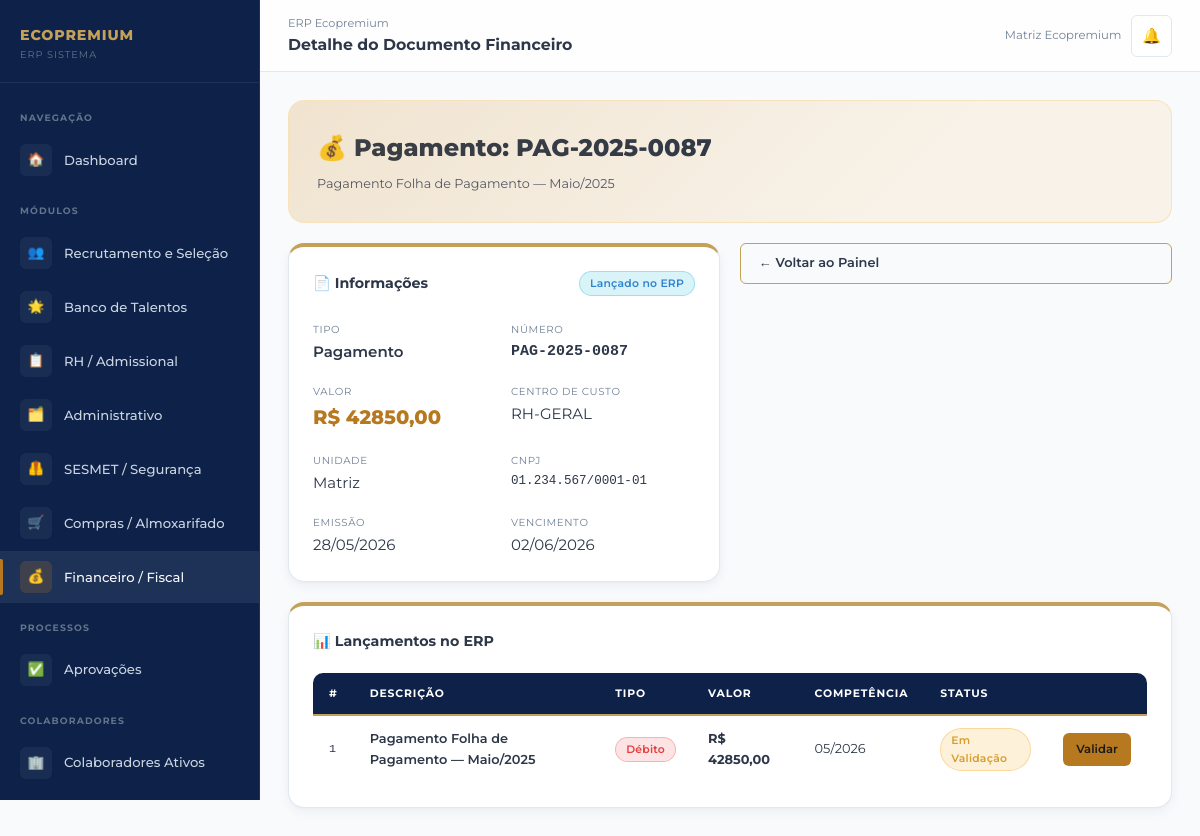
/financeiro/documento/3/ (signed in), run on the app's committed database.
### core/models.py (models this page shows, shortened)
class PerfilUsuario(models.Model):
    PERFIS = [
        ('admin', 'Administrador'),
        ('gestor', 'Gestor'),
        ('rh', 'RH / Departamento Pessoal'),
        ('financeiro', 'Financeiro / Fiscal'),
        ('sesmet', 'SESMET / Segurança do Trabalho'),
        ('compras', 'Compras / Almoxarifado'),
        ('operacional', 'Operacional'),
    ]
    MARCAS = [
        ('eco_premium', 'Eco Premium'),
        ('trip_premium', 'Trip Premium'),
        ('log_premium', 'Log Premium'),
        ('matriz', 'Matriz Ecopremium'),
    ]
    usuario = models.OneToOneField(User, on_delete=models.CASCADE, related_name='perfil')
    perfil = models.CharField(max_length=20, choices=PERFIS, default='operacional')
    marca = models.CharField(max_length=20, choices=MARCAS, default='eco_premium')
    unidade = models.CharField(max_length=100, default='Matriz')
    telefone = models.CharField(max_length=20, blank=True)
    avatar_iniciais = models.CharField(max_length=3, blank=True)
    criado_em = models.DateTimeField(auto_now_add=True)
    class Meta:
        verbose_name = 'Perfil de Usuário'
        verbose_name_plural = 'Perfis de Usuários'

### financeiro/models.py (models this page shows, shortened)
class DocumentoFinanceiro(models.Model):
    TIPOS = [
        ('nota_fiscal', 'Nota Fiscal'),
        ('contrato', 'Contrato'),
        ('reembolso', 'Reembolso'),
        ('pagamento', 'Pagamento'),
        ('faturamento', 'Faturamento'),
        ('recibo', 'Recibo'),
        ('boleto', 'Boleto Bancário'),
    ]
    STATUS = [
        ('recebido', 'Recebido'),
        ('em_auditoria', 'Em Auditoria Interna'),
        ('informacoes_incorretas', 'Informações Incorretas'),
        ('aguardando_correcao', 'Aguardando Correção'),
        ('aprovado_lancamento', 'Aprovado para Lançamento'),
        ('lancado', 'Lançado no ERP'),
        ('arquivado', 'Arquivado'),
    ]
    tipo = models.CharField(max_length=20, choices=TIPOS, verbose_name='Tipo de Documento')
    numero_documento = models.CharField(max_length=50, verbose_name='Número do Documento')
    descricao = models.CharField(max_length=300, verbose_name='Descrição')
    valor = models.DecimalField(max_digits=14, decimal_places=2, verbose_name='Valor (R$)')
    centro_custo = models.CharField(max_length=100, verbose_name='Centro de Custo')
    unidade = models.CharField(max_length=100, verbose_name='Unidade')
    cnpj_emitente = models.CharField(max_length=18, blank=True, verbose_name='CNPJ do Emitente')
    razao_social_emitente = models.CharField(max_length=200, blank=True, verbose_name='Razão Social')
    contratos_vinculados = models.CharField(max_length=200, blank=True, verbose_name='Contratos Vinculados')
    data_emissao = models.DateField(verbose_name='Data de Emissão')
    data_vencimento = models.DateField(null=True, blank=True, verbose_name='Data de Vencimento')
    status = models.CharField(max_length=30, choices=STATUS, default='recebido')
    motivo_rejeicao = models.TextField(blank=True, verbose_name='Motivo da Rejeição')
    recebido_por = models.ForeignKey(User, on_delete=models.SET_NULL, null=True, blank=True,
                                      related_name='documentos_recebidos')
    criado_em = models.DateTimeField(auto_now_add=True)
    atualizado_em = models.DateTimeField(auto_now=True)
    class Meta:
        verbose_name = 'Documento Financeiro'
        verbose_name_plural = 'Documentos Financeiros'
        ordering = ['-criado_em']

class LancamentoERP(models.Model):
    TIPOS = [
        ('debito', 'Débito'),
        ('credito', 'Crédito'),
        ('provisao', 'Provisão'),
        ('estorno', 'Estorno'),
    ]
    STATUS = [
        ('rascunho', 'Rascunho'),
        ('em_validacao', 'Em Validação'),
        ('validado', 'Validado'),
        ('rejeitado', 'Rejeitado — Corrigir'),
        ('finalizado', 'Finalizado no ERP'),
    ]
    documento = models.ForeignKey(DocumentoFinanceiro, on_delete=models.CASCADE,
                                   related_name='lancamentos', verbose_name='Documento de Origem')
    descricao = models.CharField(max_length=300, verbose_name='Descrição do Lançamento')
    tipo = models.CharField(max_length=10, choices=TIPOS, verbose_name='Tipo')
    valor = models.DecimalField(max_digits=14, decimal_places=2, verbose_name='Valor (R$)')
    centro_custo = models.CharField(max_length=100, verbose_name='Centro de Custo')
    competencia = models.DateField(verbose_name='Mês de Competência')
    status = models.CharField(max_length=20, choices=STATUS, default='rascunho')
    lancado_por = models.ForeignKey(User, on_delete=models.SET_NULL, null=True, blank=True,
                                     related_name='lancamentos_efetuados')
    validado_por = models.ForeignKey(User, on_delete=models.SET_NULL, null=True, blank=True,
                                      related_name='lancamentos_validados')
    motivo_rejeicao = models.TextField(blank=True)
    criado_em = models.DateTimeField(auto_now_add=True)
    finalizado_em = models.DateTimeField(null=True, blank=True)
    class Meta:
        verbose_name = 'Lançamento ERP'
        verbose_name_plural = 'Lançamentos ERP'
        ordering = ['-criado_em']

### financeiro/views.py (the view)
# urls.py: path('documento/<int:pk>/', views.detalhe_documento, name='detalhe_documento'),
@login_required
def detalhe_documento(request, pk):
    doc = get_object_or_404(DocumentoFinanceiro, pk=pk)
    return render(request, 'financeiro/detalhe_documento.html', {
        'documento': doc,
        'lancamentos': doc.lancamentos.all(),
    })

### templates/financeiro/detalhe_documento.html (shortened to what this page needs)
{% extends 'base.html' %}
{% block nav_financeiro %}active{% endblock %}
{% block topbar_title %}Detalhe do Documento Financeiro{% endblock %}
{% block content %}
<div class="module-banner mod-banner-6" style="margin-bottom:20px;">
  <div class="mod-title">💰 {{ documento.get_tipo_display }}: {{ documento.numero_documento }}</div>
  <div class="mod-desc">{{ documento.descricao }}</div>
</div>
<div style="display:grid;grid-template-columns:1fr 1fr;gap:20px;">
  <div class="card">
    <div class="card-header">
      <div class="card-title">📄 Informações</div>
      <span class="badge {% if documento.status == 'arquivado' %}badge-success{% elif documento.status == 'informacoes_incorretas' %}badge-danger{% elif documento.status == 'aprovado_lancamento' %}badge-success{% elif documento.status == 'lancado' %}badge-info{% else %}badge-warning{% endif %}">
        {{ documento.get_status_display }}
      </span>
    </div>
    <div style="display:grid;grid-template-columns:1fr 1fr;gap:14px;">
      <div>
        <span style="font-size:0.68rem;color:var(--text-muted);text-transform:uppercase;letter-spacing:.06em;">Tipo</span>
        <div style="font-weight:600;">{{ documento.get_tipo_display }}</div>
      </div>
      <div>
        <span style="font-size:0.68rem;color:var(--text-muted);text-transform:uppercase;letter-spacing:.06em;">Número</span>
        <div style="font-weight:600;font-family:monospace;">{{ documento.numero_documento }}</div>
      </div>
      <div>
        <span style="font-size:0.68rem;color:var(--text-muted);text-transform:uppercase;letter-spacing:.06em;">Valor</span>
        <div style="font-size:1.3rem;font-weight:800;color:var(--mod6-yellow);">R$ {{ documento.valor|floatformat:2 }}</div>
      </div>
      <div>
        <span style="font-size:0.68rem;color:var(--text-muted);text-transform:uppercase;letter-spacing:.06em;">Centro de Custo</span>
        <div>{{ documento.centro_custo }}</div>
      </div>
      <div>
        <span style="font-size:0.68rem;color:var(--text-muted);text-transform:uppercase;letter-spacing:.06em;">Unidade</span>
        <div>{{ documento.unidade }}</div>
      </div>
      <div>
        <span style="font-size:0.68rem;color:var(--text-muted);text-transform:uppercase;letter-spacing:.06em;">CNPJ</span>
        <div style="font-family:monospace;font-size:0.84rem;">{{ documento.cnpj_emitente|default:"—" }}</div>
      </div>
      <div>
        <span style="font-size:0.68rem;color:var(--text-muted);text-transform:uppercase;letter-spacing:.06em;">Emissão</span>
        <div>{{ documento.data_emissao|date:"d/m/Y" }}</div>
      </div>
      <div>
        <span style="font-size:0.68rem;color:var(--text-muted);text-transform:uppercase;letter-spacing:.06em;">Vencimento</span>
        <div>{{ documento.data_vencimento|date:"d/m/Y"|default:"—" }}</div>
      </div>
    </div>
  </div>
  <div style="display:flex;flex-direction:column;gap:16px;">
    <a href="{% url 'painel_financeiro' %}" class="btn btn-outline" style="text-align:center;">← Voltar ao Painel</a>
  </div>
</div>
{% if lancamentos %}
<div class="card" style="margin-top:20px;">
  <div class="card-header">
    <div class="card-title">📊 Lançamentos no ERP</div>
  </div>
  <div class="table-wrap" style="border:none;">
    <table>
      <thead>
        <tr>
          <th>#</th>
          <th>Descrição</th>
          <th>Tipo</th>
          <th>Valor</th>
          <th>Competência</th>
          <th>Status</th>
          <th></th>
        </tr>
      </thead>
      <tbody>
        {% for l in lancamentos %}
        <tr>
          <td style="font-family:monospace;font-size:0.78rem;">{{ l.pk }}</td>
          <td style="font-weight:600;">{{ l.descricao }}</td>
          <td><span class="badge {% if l.tipo == 'debito' %}badge-danger{% elif l.tipo == 'credito' %}badge-success{% else %}badge-info{% endif %}">{{ l.get_tipo_display }}</span></td>
          <td style="font-weight:700;">R$ {{ l.valor|floatformat:2 }}</td>
          <td>{{ l.competencia|date:"m/Y" }}</td>
          <td>
            <span class="badge {% if l.status == 'finalizado' %}badge-success{% elif l.status == 'rejeitado' %}badge-danger{% elif l.status == 'em_validacao' %}badge-warning{% else %}badge-info{% endif %}">
              {{ l.get_status_display }}
            </span>
          </td>
          <td>
            {% if l.status == 'em_validacao' %}
            <a href="{% url 'validar_lancamento' l.pk %}" class="btn btn-sm btn-mod6">Validar</a>
            {% endif %}
          </td>
        </tr>
        {% endfor %}
      </tbody>
    </table>
  </div>
</div>
{% endif %}
{% endblock %}

### templates/base.html (shortened to what this page needs)
{% load static %}
<!DOCTYPE html>
<html lang="pt-BR">
<head>
  <link rel="stylesheet" href="{% static 'css/main.css' %}?v=2">
</head>
<body>
<div class="erp-layout">
  <aside class="sidebar" id="sidebar">
    <div class="sidebar-logo">
      <div class="sidebar-logo-text">
        <div class="brand-name">ECOPREMIUM</div>
        <div class="brand-sub">ERP Sistema</div>
      </div>
    </div>
    <nav class="sidebar-nav">
      <div class="nav-section-label">Navegação</div>
      <a href="{% url 'dashboard' %}" class="nav-item {% block nav_dashboard %}{% endblock %}">
        <span class="nav-icon">🏠</span>
        Dashboard
      </a>
      <div class="nav-section-label">Módulos</div>
      <a href="{% url 'lista_vagas' %}" class="nav-item mod1 {% block nav_recrutamento %}{% endblock %}">
        <span class="nav-icon">👥</span>
        Recrutamento e Seleção
      </a>
      <a href="{% url 'banco_talentos' %}" class="nav-item mod1 {% block nav_talentos %}{% endblock %}">
        <span class="nav-icon">🌟</span>
        Banco de Talentos
      </a>
      <a href="{% url 'lista_admissoes' %}" class="nav-item mod2 {% block nav_admissional %}{% endblock %}">
        <span class="nav-icon">📋</span>
        RH / Admissional
      </a>
      <a href="{% url 'lista_demandas' %}" class="nav-item mod3 {% block nav_administrativo %}{% endblock %}">
        <span class="nav-icon">🗂️</span>
        Administrativo
      </a>
      <a href="{% url 'dashboard_sesmet' %}" class="nav-item mod4 {% block nav_sesmet %}{% endblock %}">
        <span class="nav-icon">🦺</span>
        SESMET / Segurança
      </a>
      <a href="{% url 'painel_compras' %}" class="nav-item mod5 {% block nav_compras %}{% endblock %}">
        <span class="nav-icon">🛒</span>
        Compras / Almoxarifado
      </a>
      <a href="{% url 'painel_financeiro' %}" class="nav-item mod6 {% block nav_financeiro %}{% endblock %}">
        <span class="nav-icon">💰</span>
        Financeiro / Fiscal
      </a>
      <div class="nav-section-label">Processos</div>
      <a href="{% url 'aprovacoes_pendentes' %}" class="nav-item {% block nav_aprovacoes %}{% endblock %}" id="navAprovacoes">
        <span class="nav-icon">✅</span>
        Aprovações
      </a>
      <div class="nav-section-label">Colaboradores</div>
      <a href="{% url 'lista_colaboradores' %}" class="nav-item {% block nav_colaboradores %}{% endblock %}">
        <span class="nav-icon">🏢</span>
        Colaboradores Ativos
      </a>
    </nav>
  </aside>
  <div class="main-content">
    <div class="topbar">
      <div class="topbar-title">
        <span class="breadcrumb">ERP Ecopremium</span>
        {% block topbar_title %}Dashboard{% endblock %}
      </div>
      <div class="topbar-actions">
        <span style="font-size:0.78rem;color:var(--text-muted);">
          {% if user.perfil %}{{ user.perfil.get_marca_display }}{% endif %}
        </span>
        <a href="#" class="notif-btn" id="notifBtn" title="Notificações">
          🔔
        </a>
      </div>
    </div>
    <div class="content-area">
      {% block content %}{% endblock %}
    </div>
  </div>
</div>
</body>
</html>

### data on the page
DocumentoFinanceiro: tipo "Pagamento", numero_documento "PAG-2025-0087", descricao "Pagamento Folha de Pagamento — Maio/2025", status "Lançado no ERP", valor "42850,00", centro_custo "RH-GERAL", unidade "Matriz", cnpj_emitente "01.234.567/0001-01", data_emissao "28/05/2026", data_vencimento "02/06/2026"
LancamentoERP: pk "1", descricao "Pagamento Folha de Pagamento — Maio/2025", tipo "Débito", valor "42850,00", competencia "05/2026", status "Em Validação", shows "Validar"

### other printed values
{{ user.perfil.get_marca_display }} "Matriz Ecopremium"
